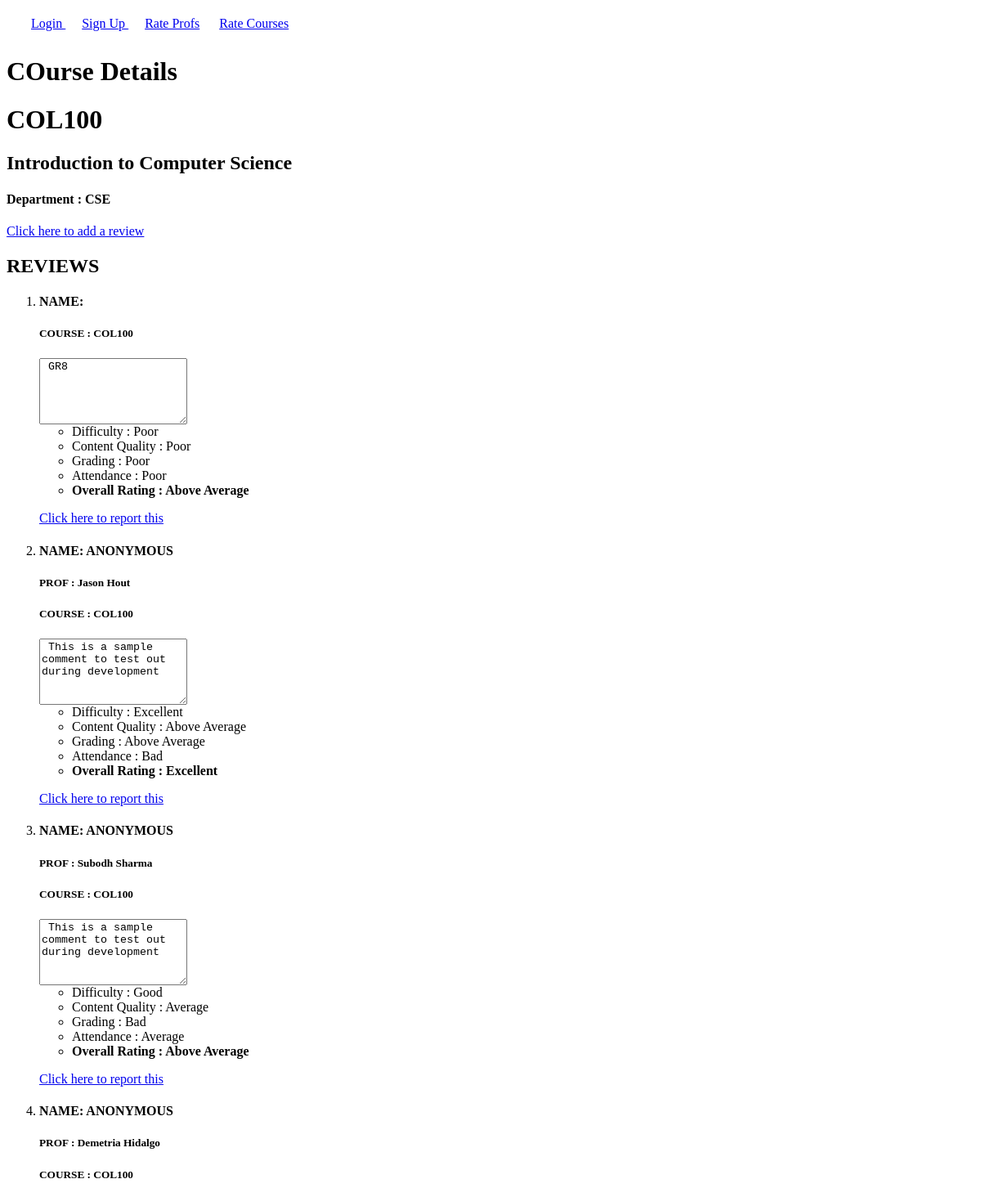
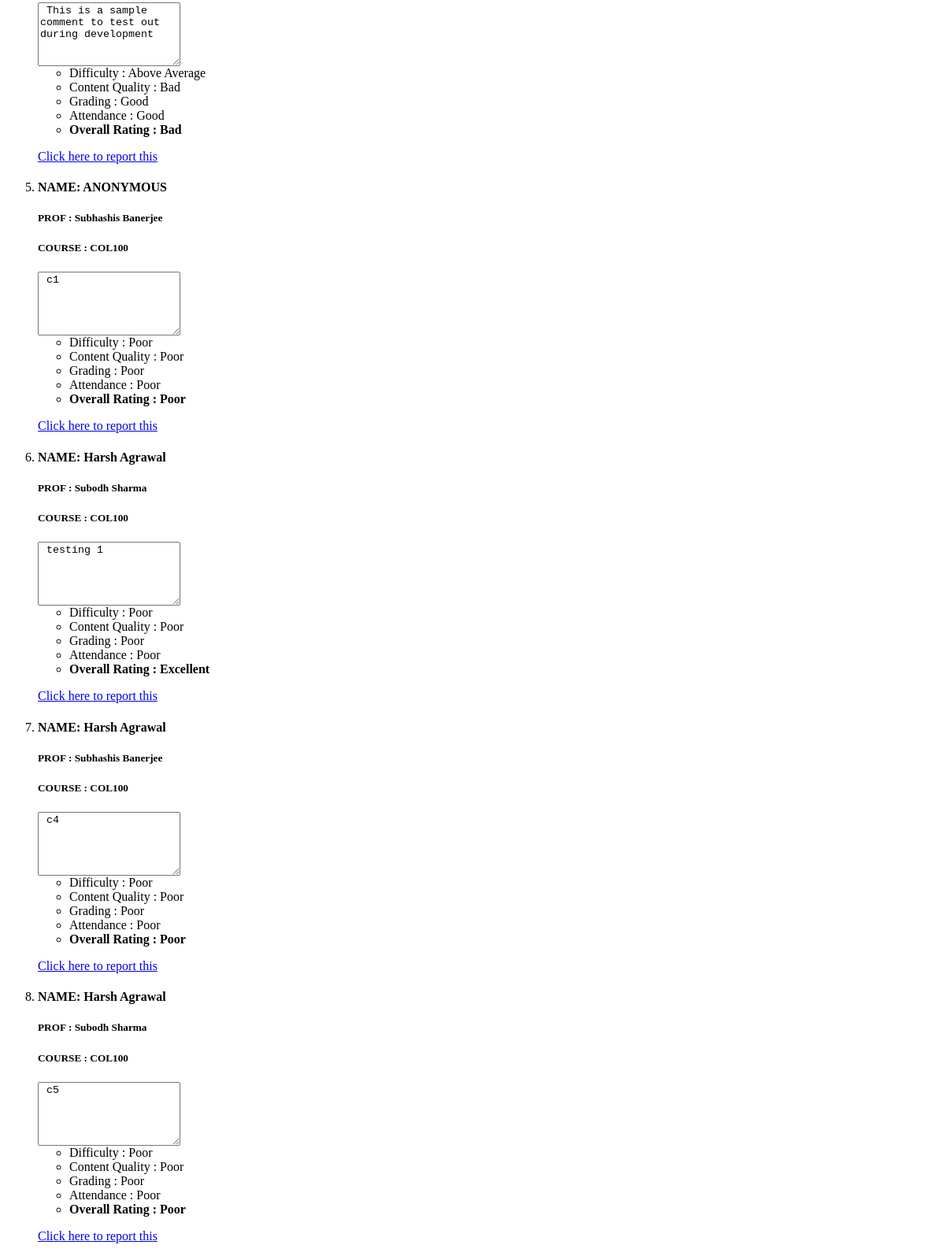
Before: /rate/courses/1/ with the older database file (2 pictures, top to bottom).
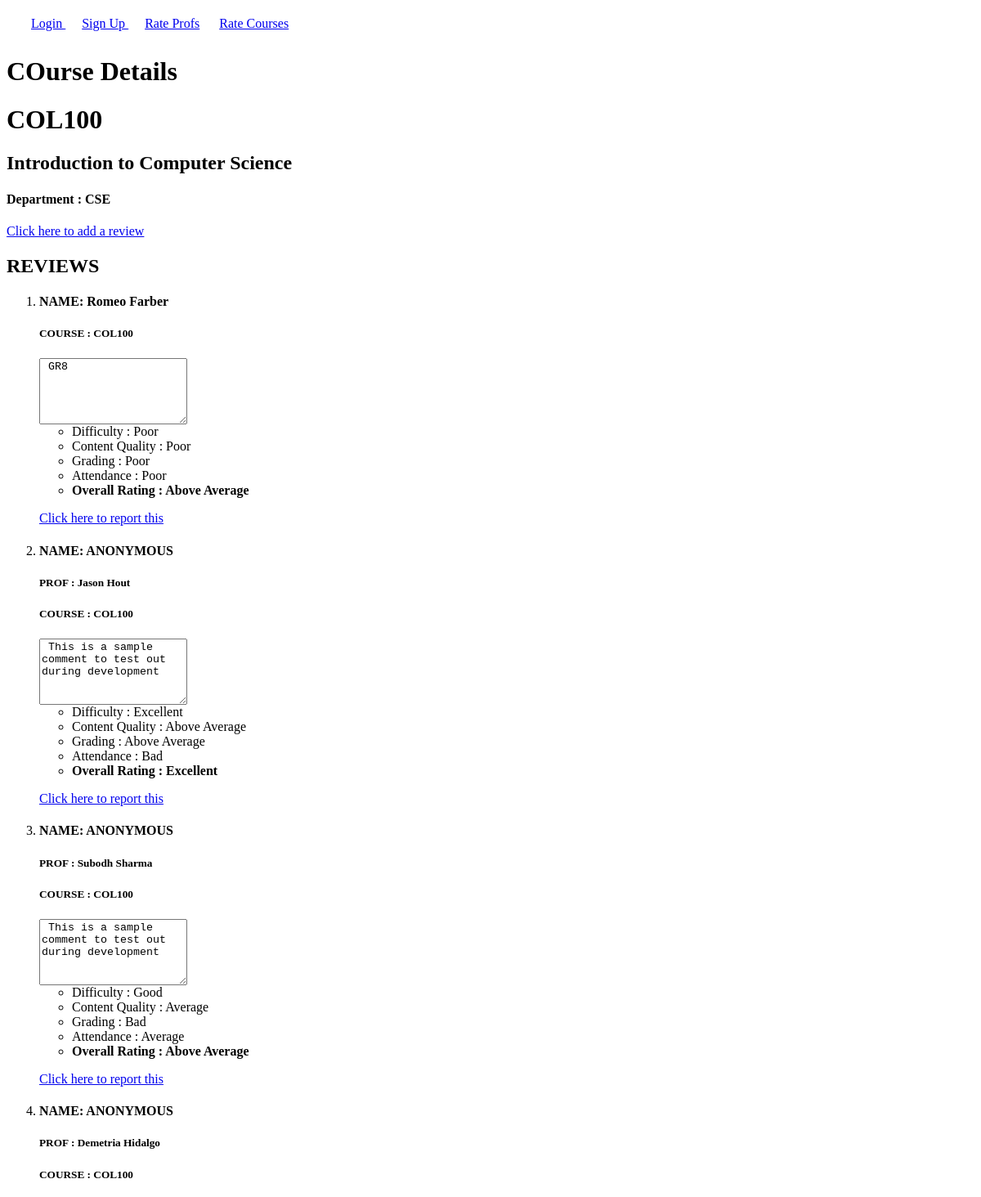
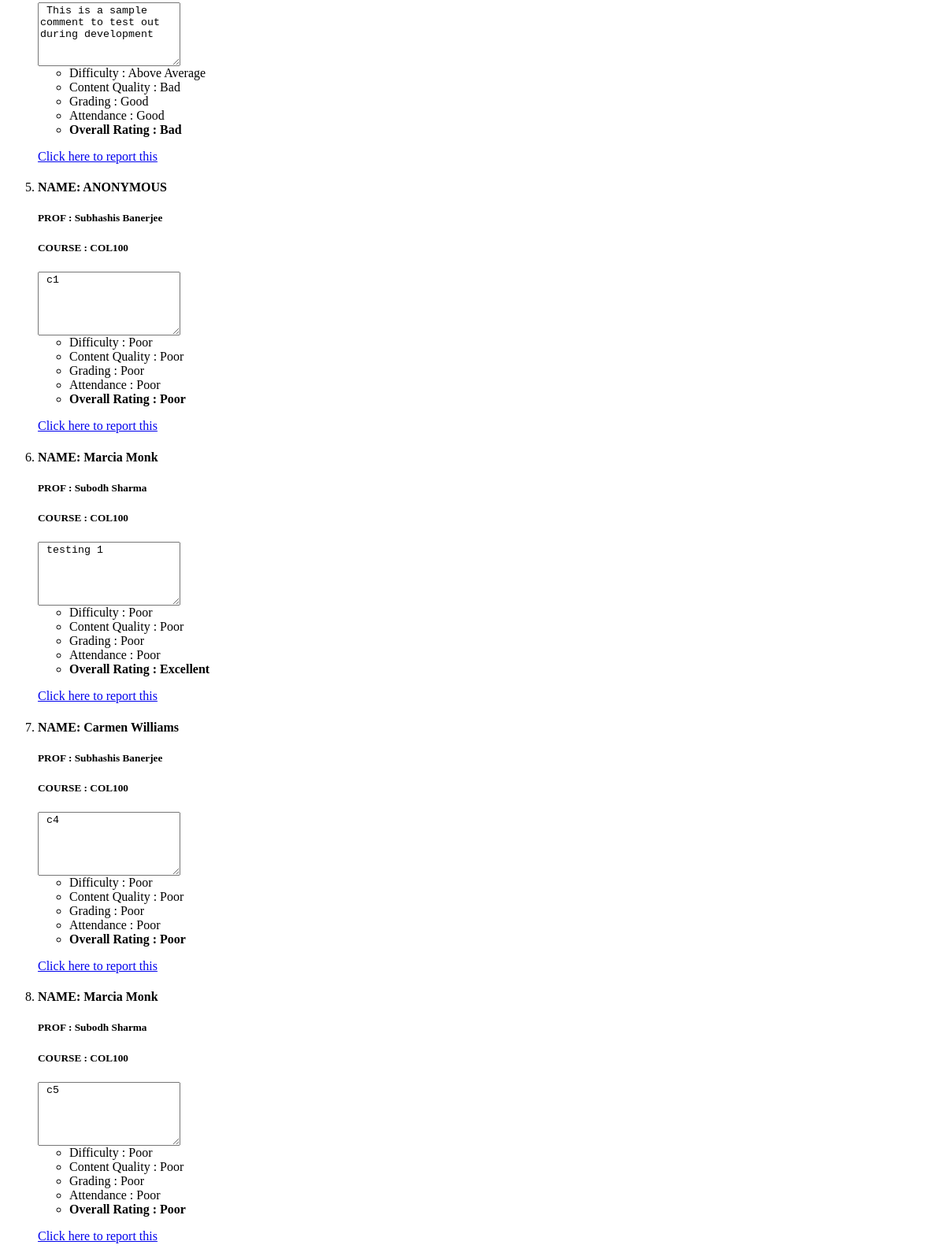
After: the same page with the newer database file (2 pictures, top to bottom).
### rate/models.py (models this page shows, shortened)
class Review(models.Model):
    RatingChoices = (
        (0, "Poor"),
        (1, "Bad"),
        (2, "Average"),
        (3, "Above Average"),
        (4, "Good"),
        (5, "Excellent"),
    )
    user = models.ForeignKey(User, on_delete=models.CASCADE,null=True,blank=True)
    timestamp = models.DateTimeField(auto_now=True, auto_now_add=False,null=True)
    comment = models.TextField(max_length=4096)
    isAnonymous = models.BooleanField(default=False,verbose_name="Remain Anonymous?")
    prof = models.ForeignKey("Profs", on_delete=models.CASCADE,null=True)
    course = models.ForeignKey("Courses", on_delete=models.CASCADE,null=True)
    difficulty = models.IntegerField(choices = RatingChoices,default=0)
    content_quality =models.IntegerField(choices = RatingChoices,default=0)
    grading = models.IntegerField(choices = RatingChoices,default=0)
    attendance = models.IntegerField(choices = RatingChoices,default=0)
    overall_rating =models.IntegerField(choices = RatingChoices,default=0)

class Courses(models.Model):
    dept = models.ForeignKey("Dept", on_delete=models.CASCADE)
    title = models.CharField(max_length=100)
    code = models.CharField(max_length=10)

class Profs(models.Model):
    dept = models.ForeignKey("Dept", on_delete=models.CASCADE)
    name = models.CharField(max_length=100)
    email = models.EmailField(max_length=254)
    webpage = models.URLField(max_length=200)

### rate/views.py (the view)
# urls.py: url(r'^courses/(?P<pk>[0-9]+)/$',CoursePage,name="c_data"),
def CoursePage(request, pk):
    course_data = get_object_or_404(Courses, pk=pk)
    return render(request=request, template_name="course/course_page.html", context={"course_data": course_data, "reviews": course_data.review_set.all(),"id":pk})

### rate/models.py (called while the page is built)
    def __str__(self):
        return self.name

### rate/templates/course/course_page.html
{% extends '../detail.html' %}
{% block bio %}
<h1> COurse Details </h1>
<h1> {{course_data.code}} </h1>
<h2> {{course_data.title}} </h2>
<h4> Department : {{course_data.dept}} </h4>
<a href = {% url 'course_review' id%}> Click here to add a review </a>
{% endblock bio%}

### rate/templates/display_review.html
        <li>
            {% if review.isAnonymous %}
                <h4> NAME: ANONYMOUS </h4>
            {% else %}
                <h4> NAME: {{review.user.first_name}} {{review.user.last_name}}
            {% endif %}
            {% if review.prof is not None %}
            <h5> PROF : {{review.prof.name}} </h5>
            {% endif %}
            {% if review.course is not None %}
            <h5> COURSE : {{review.course.code}} </h5>
            {% endif %}
             <textarea name="text" wrap="hard" rows="5" cols="20" readonly > {{review.comment}} </textarea>
            <div class = "ratings">
                <ul>
                    <li> Difficulty : {{review.get_difficulty_display}}
                    <li> Content Quality : {{review.get_content_quality_display}}
                    <li> Grading : {{review.get_grading_display}}
                    <li> Attendance : {{review.get_attendance_display}}
                    <li> <b> Overall Rating : {{review.get_overall_rating_display}} </b>
                </ul>
            </div>
            {% if review.user != user %}
            <p> <a href = {% url 'report' review.id%}> Click here to report this </a></p>
            {% endif %}

Changed rows visible on the page:
changed Review "GR8": user.first_name (not shown) → "Romeo"; user.last_name (not shown) → "Farber"
changed Review "testing 1": user.first_name "Harsh" → "Marcia"; user.last_name "Agrawal" → "Monk"
changed Review: user.first_name "Harsh" → "Carmen"; user.last_name "Agrawal" → "Williams"
changed Review (number 8 of 8 on the later page): user.first_name "Harsh" → "Marcia"; user.last_name "Agrawal" → "Monk"
